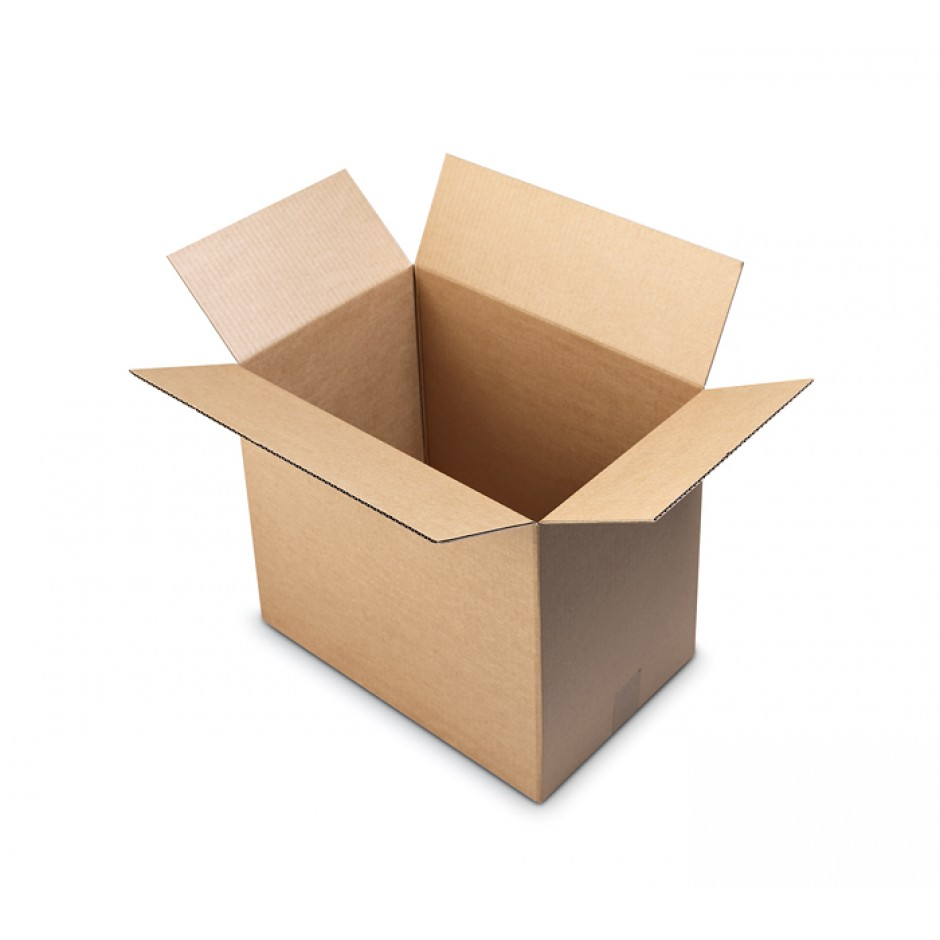
#> input picture Feature_Extraction/box1.jpg, 940 x 940 px
$ python Shi_Tomasi_Corners.py
#> lines starting #> are read from the running program, lines starting #| are printed output that depends on the picture; after the words box and inside, x2 and y2 are one past the last pixel; in counts of white or black regions, pixels touching at a corner belong together
# usaremos el algoritmo de deteción de esquinas "Harris Corner Detector". Un punto de esquina
# es donde ambos eigenvalores tendrían valores grandes.

# Detectando las esquinas de Shi-Tomasi.

import cv2
import numpy as np

img = cv2.imread('box1.jpg')
#> img is the input picture: shape (940, 940, 3); mean B, G, R 216.6, 225.7, 235.3
gray = cv2.cvtColor(img, cv2.COLOR_BGR2GRAY)
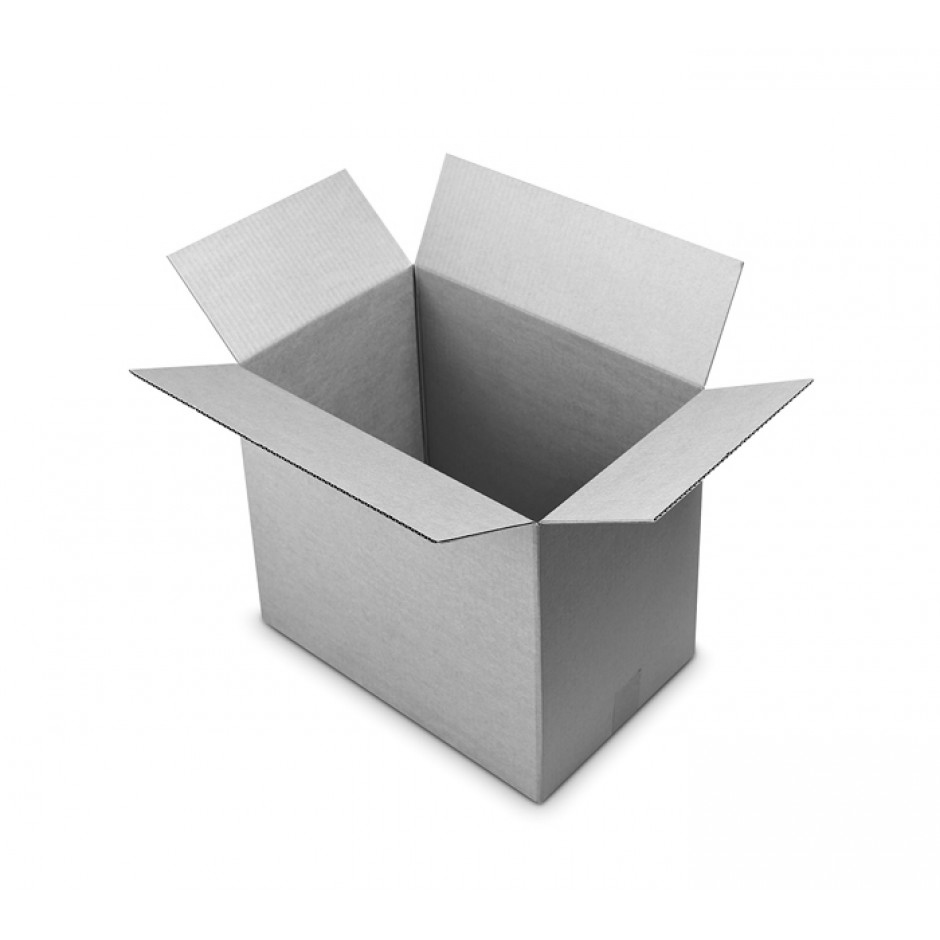
#> gray: shape (940, 940); min 3, max 255, mean 227.5

corners = cv2.goodFeaturesToTrack(gray, 7, 0.05, 25)
#> corners = [[654, 519], [195, 409], [129, 370], [744, 441], [689, 489], [376, 509], [812, 380]]
corners = np.float32(corners)

for item in corners:
    x, y = item[0]
    cv2.circle(img, (x,y), 5, 255, -1)
#> this loop made 7 passes
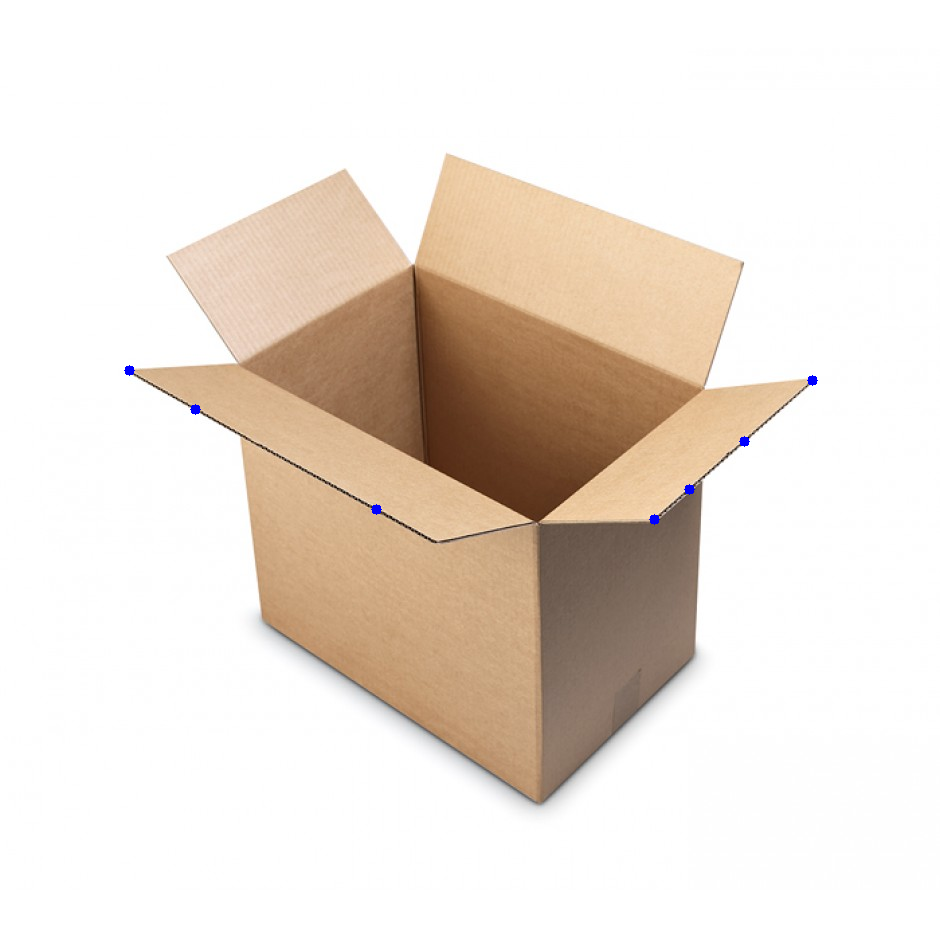
#> img: shape (940, 940, 3); 0.06% of pixels changed, all inside (x1, y1, x2, y2) = (124, 365, 818, 525)


cv2.imshow("Equinas de Shi-Tomasi", img)
cv2.waitKey()

$ run again, with Feature_Extraction/box.jpeg copied over Feature_Extraction/box1.jpg
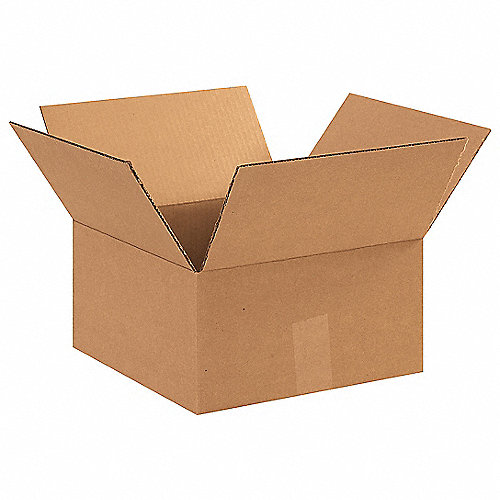
#> input picture Feature_Extraction/box.jpeg, 500 x 500 px
#> img is the input picture: shape (500, 500, 3); mean B, G, R 186.1, 203.9, 225.7
#> `gray = cv2.cvtColor(img, cv2.COLOR_BGR2GRAY)`:
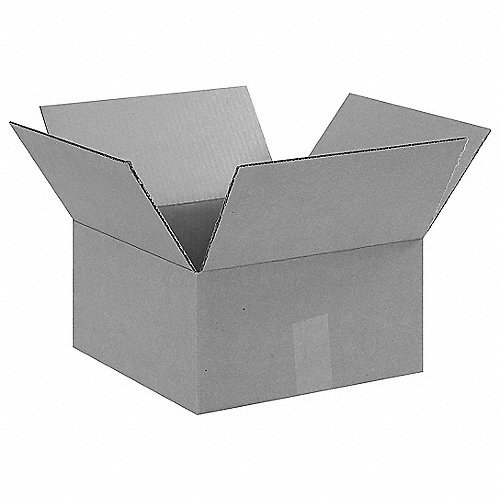
#> gray: shape (500, 500); min 0, max 255, mean 208.4
#> corners = [[9, 122], [40, 106], [422, 371], [141, 184], [156, 208], [46, 132], [271, 160]]
#> the loop `for item in corners:` made 7 passes
#> after the loop `for item in corners:`:
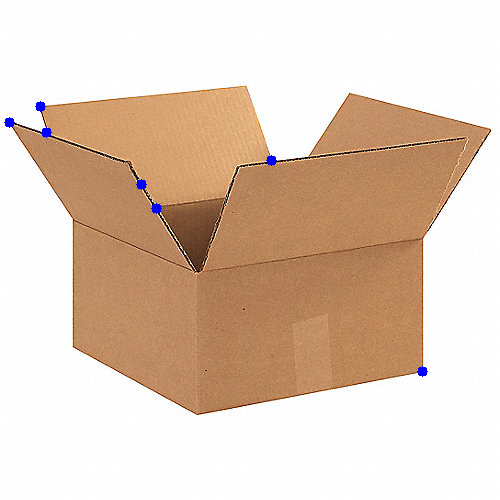
#> img: shape (500, 500, 3); 0.23% of pixels changed, all inside (x1, y1, x2, y2) = (4, 101, 428, 377)
